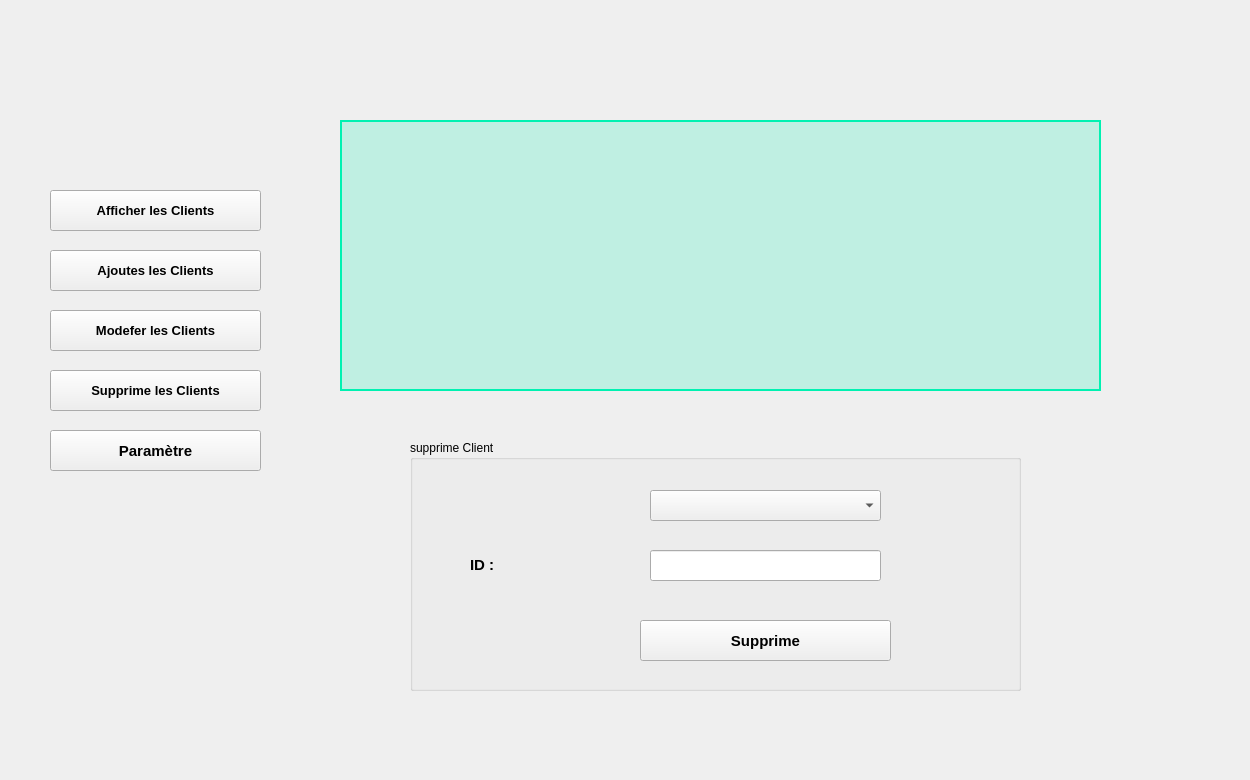
        <widget class="QWidget" name="page_8">
         <widget class="QPushButton" name="afficheclients4">
          <property name="geometry">
           <rect>
            <x>50</x>
            <y>190</y>
            <width>211</width>
            <height>41</height>
           </rect>
          </property>
          <property name="font">
           <font>
            <pointsize>10</pointsize>
            <bold>true</bold>
           </font>
          </property>
          <property name="text">
           <string>Afficher les Clients</string>
          </property>
          <property name="icon">
           <iconset resource="ressources.qrc">
            <normaloff>:/images/ima.png</normaloff>:/images/ima.png</iconset>
          </property>
          <property name="iconSize">
           <size>
            <width>40</width>
            <height>40</height>
           </size>
          </property>
         </widget>
         <widget class="QTableView" name="tableView_4">
          <property name="geometry">
           <rect>
            <x>340</x>
            <y>120</y>
            <width>761</width>
            <height>271</height>
           </rect>
          </property>
          <property name="font">
           <font>
            <pointsize>12</pointsize>
            <bold>true</bold>
           </font>
          </property>
          <property name="styleSheet">
           <string notr="true">QTableView {
    background-color: rgba(0, 241, 177, 0.2); /* Semi-transparent background */
    gridline-color: #cccccc; /* Gridline color */
    border: 2px solid #00f1b1; /* Add a border */
    selection-background-color: rgba(0, 200, 150, 0.6); /* Highlighted row */
    selection-color: #ffffff; /* Text color for selected row */
}
QHeaderView::section {
    background-color: rgba(0, 200, 150, 0.6); /* Header background */
    color: #000; /* Header text color */
    font: bold; /* Make header font bold */
    padding: 7px;
}</string>
          </property>
         </widget>
         <widget class="QPushButton" name="modeferclients4">
          <property name="geometry">
           <rect>
            <x>50</x>
            <y>310</y>
            <width>211</width>
            <height>41</height>
           </rect>
          </property>
          <property name="font">
           <font>
            <pointsize>10</pointsize>
            <bold>true</bold>
           </font>
          </property>
          <property name="text">
           <string>Modefer les Clients</string>
          </property>
          <property name="icon">
           <iconset resource="ressources.qrc">
            <normaloff>:/images/edit-button.png</normaloff>:/images/edit-button.png</iconset>
          </property>
          <property name="iconSize">
           <size>
            <width>35</width>
            <height>35</height>
           </size>
          </property>
         </widget>
         <widget class="QPushButton" name="ajouteclients4">
          <property name="geometry">
           <rect>
            <x>50</x>
            <y>250</y>
            <width>211</width>
            <height>41</height>
           </rect>
          </property>
          <property name="font">
           <font>
            <pointsize>10</pointsize>
            <bold>true</bold>
           </font>
          </property>
          <property name="text">
           <string>Ajoutes les Clients</string>
          </property>
          <property name="icon">
           <iconset resource="ressources.qrc">
            <normaloff>:/images/tt1.png</normaloff>:/images/tt1.png</iconset>
          </property>
          <property name="iconSize">
           <size>
            <width>35</width>
            <height>35</height>
           </size>
          </property>
         </widget>
         <widget class="QGroupBox" name="groupBox_5">
          <property name="geometry">
           <rect>
            <x>410</x>
            <y>440</y>
            <width>611</width>
            <height>251</height>
           </rect>
          </property>
          <property name="title">
           <string>supprime Client</string>
          </property>
          <widget class="QPushButton" name="supprimeunclients">
           <property name="geometry">
            <rect>
             <x>230</x>
             <y>180</y>
             <width>251</width>
             <height>41</height>
            </rect>
           </property>
           <property name="font">
            <font>
             <pointsize>11</pointsize>
             <italic>false</italic>
             <bold>true</bold>
             <underline>false</underline>
             <strikeout>false</strikeout>
            </font>
           </property>
           <property name="text">
            <string>Supprime</string>
           </property>
          </widget>
          <widget class="QLabel" name="id_5">
           <property name="geometry">
            <rect>
             <x>60</x>
             <y>110</y>
             <width>61</width>
             <height>31</height>
            </rect>
           </property>
           <property name="font">
            <font>
             <pointsize>11</pointsize>
             <bold>false</bold>
            </font>
           </property>
           <property name="text">
            <string>&lt;html&gt;&lt;head/&gt;&lt;body&gt;&lt;p&gt;&lt;span style=&quot; font-size:11pt; font-weight:700;&quot;&gt;ID :&lt;/span&gt;&lt;/p&gt;&lt;/body&gt;&lt;/html&gt;</string>
           </property>
          </widget>
          <widget class="QLineEdit" name="id_6">
           <property name="geometry">
            <rect>
             <x>240</x>
             <y>110</y>
             <width>231</width>
             <height>31</height>
            </rect>
           </property>
          </widget>
          <widget class="QComboBox" name="comboBox_2">
           <property name="geometry">
            <rect>
             <x>240</x>
             <y>50</y>
             <width>231</width>
             <height>31</height>
            </rect>
           </property>
          </widget>
         </widget>
         <widget class="QPushButton" name="supprimeclients4">
          <property name="geometry">
           <rect>
            <x>50</x>
            <y>370</y>
            <width>211</width>
            <height>41</height>
           </rect>
          </property>
          <property name="font">
           <font>
            <pointsize>10</pointsize>
            <bold>true</bold>
           </font>
          </property>
          <property name="text">
           <string>Supprime les Clients</string>
          </property>
          <property name="icon">
           <iconset resource="ressources.qrc">
            <normaloff>:/images/rrr1.png</normaloff>:/images/rrr1.png</iconset>
          </property>
          <property name="iconSize">
           <size>
            <width>25</width>
            <height>25</height>
           </size>
          </property>
         </widget>
         <widget class="QPushButton" name="parametreclients4">
          <property name="geometry">
           <rect>
            <x>50</x>
            <y>430</y>
            <width>211</width>
            <height>41</height>
           </rect>
          </property>
          <property name="font">
           <font>
            <pointsize>11</pointsize>
            <bold>true</bold>
           </font>
          </property>
          <property name="text">
           <string>Paramètre</string>
          </property>
          <property name="icon">
           <iconset resource="ressources.qrc">
            <normaloff>:/images/222.png</normaloff>:/images/222.png</iconset>
          </property>
          <property name="iconSize">
           <size>
            <width>40</width>
            <height>40</height>
           </size>
          </property>
         </widget>
         <widget class="QLabel" name="label_51">
          <property name="geometry">
           <rect>
            <x>10</x>
            <y>0</y>
            <width>1231</width>
            <height>771</height>
           </rect>
          </property>
          <property name="styleSheet">
           <string notr="true"/>
          </property>
          <property name="text">
           <string/>
          </property>
          <property name="pixmap">
           <pixmap resource="ressources.qrc">:/images/bg.jpeg</pixmap>
          </property>
          <property name="scaledContents">
           <bool>true</bool>
          </property>
         </widget>
         <zorder>label_51</zorder>
         <zorder>afficheclients4</zorder>
         <zorder>tableView_4</zorder>
         <zorder>modeferclients4</zorder>
         <zorder>ajouteclients4</zorder>
         <zorder>groupBox_5</zorder>
         <zorder>supprimeclients4</zorder>
         <zorder>parametreclients4</zorder>
        </widget>
